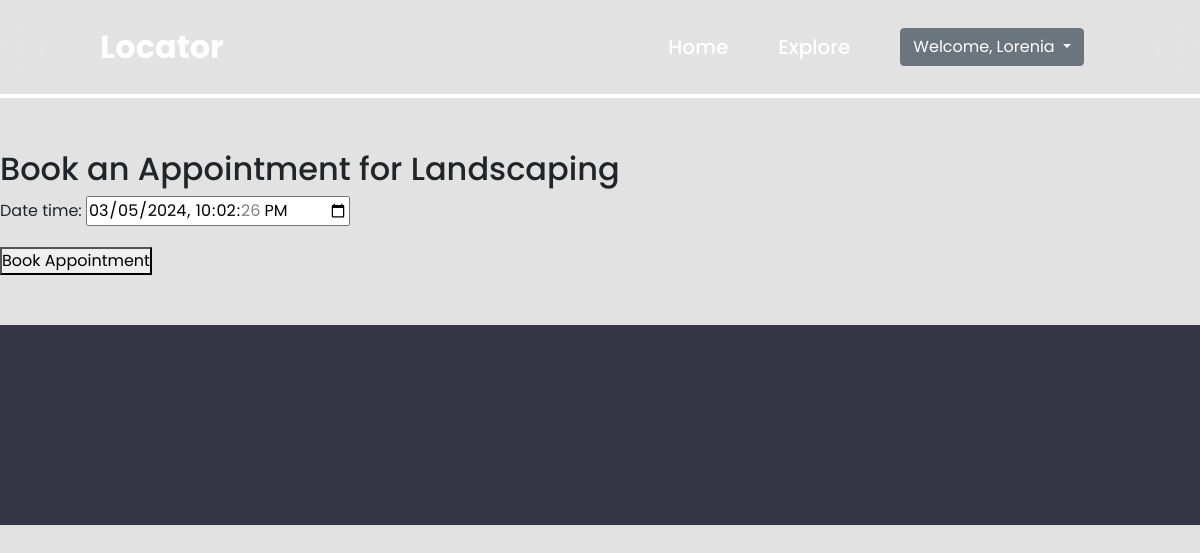
The page /book/WSYXAT/ (signed in) on the database as committed earlier.
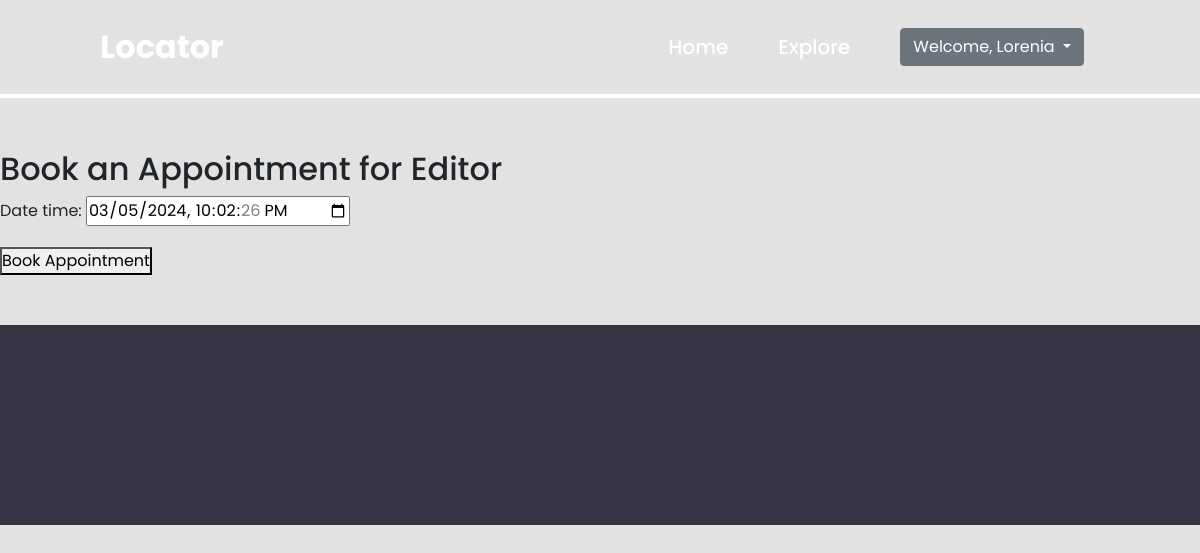
The same page on the database as committed later.
### posting_service/models.py (models this page shows)
class Service(models.Model):
  ServiceID = models.CharField(max_length=8, default=generate_unique_code, unique=True)
  freelancer = models.ForeignKey(User, on_delete=models.CASCADE, null=True, blank=True)
  serviceName = models.CharField(max_length=250)
  description = models.TextField()
  price = models.DecimalField(max_digits=10, decimal_places=2)
  service_img = models.ImageField(upload_to='images/', null=True, blank=True)
  created_at = models.DateTimeField(auto_now_add=True)

### booking/views.py (the view)
# urls.py: path('book/<str:service_id>/', bookAppointment, name="book")
@login_required
def bookAppointment(request, service_id):
  service = Service.objects.get(ServiceID=service_id)
  if request.method == 'POST':
    form = AppointmentForm(request.POST)
    if form.is_valid():
      appointment = form.save(commit=False)
      appointment.client = request.user
      appointment.service = service
      appointment.status = 'PENDING'
      appointment.save()
      return redirect('home')
  else:
    form = AppointmentForm()
  return render(request, 'appointment.html', {'form': form, 'service': service})

### booking/forms.py
class AppointmentForm(forms.ModelForm):
  class Meta:
    model = Appointment
    fields = ['date_time']
    widgets = {
      'date_time': forms.DateTimeInput(attrs={'type': 'datetime-local'}),
    }

### booking/models.py (called while the page is built)
def generate_unique_code():
    length = 6
    while True:
        AppointmentID = ''.join(random.choices(string.ascii_uppercase, k=length))
        if Appointment.objects.filter(AppointmentID=AppointmentID).count() == 0:
            break
    return AppointmentID

### booking/templates/appointment.html (shortened to what this page needs)
{% extends "base.html" %}
{% load static %}
  {% block content %}
    <h2>Book an Appointment for {{ service.serviceName }}</h2>
    <form method="post">
      {{ form.as_p }}
      <button type="submit">Book Appointment</button>
    </form>
  {% endblock %}

Rows that differ between the two databases and show on the page:
changed Service: serviceName "Landscaping" → "Editor"
